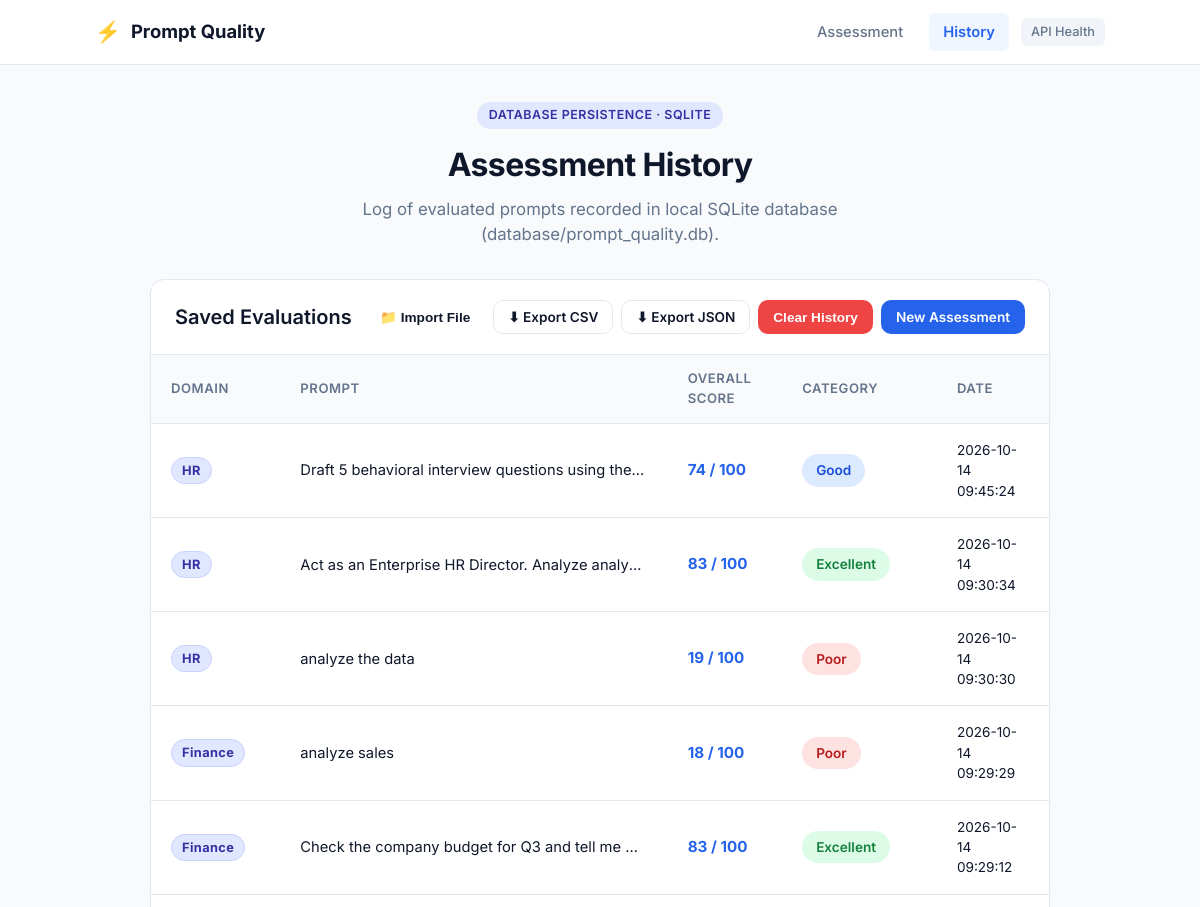
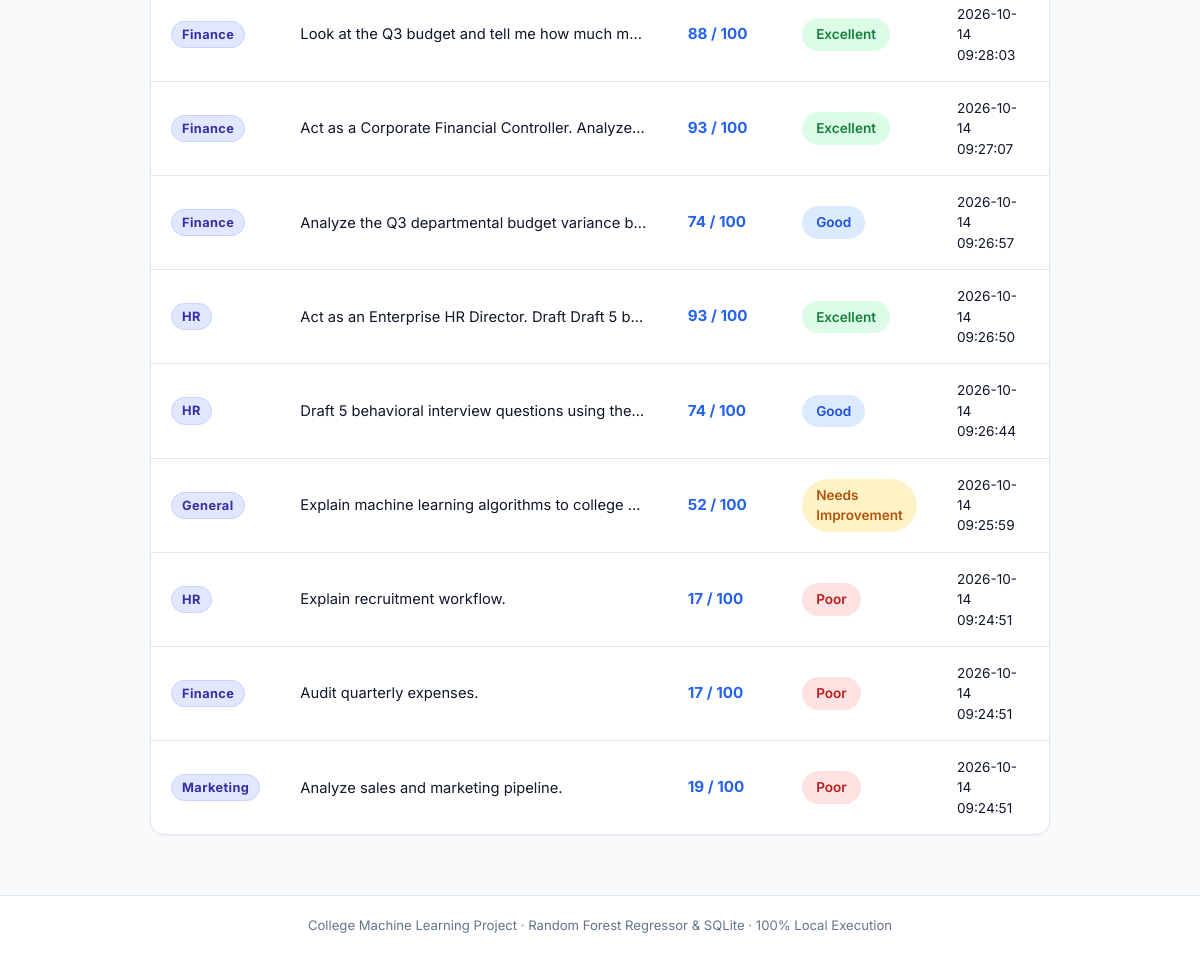
The app's page /history with its own data (2 pictures, top to bottom).
### tables this page shows
CREATE TABLE assessments (
        id INTEGER PRIMARY KEY AUTOINCREMENT,
        prompt TEXT NOT NULL,
        clarity REAL NOT NULL,
        specificity REAL NOT NULL,
        completeness REAL NOT NULL,
        relevance REAL NOT NULL,
        overall_score REAL NOT NULL,
        category TEXT NOT NULL,
        suggestions TEXT NOT NULL,
        improved_prompt TEXT NOT NULL,
        created_at TIMESTAMP DEFAULT CURRENT_TIMESTAMP
    , domain TEXT DEFAULT 'General');

### app.py (the view)
@app.route("/history", methods=["GET", "DELETE"])
@app.route("/api/history", methods=["GET", "DELETE"])
def history_endpoint():
    if request.method == "DELETE":
        clear_all_assessments()
        return jsonify({"success": True, "message": "Assessment history cleared successfully."}), 200
    limit = request.args.get("limit", default=50, type=int)
    history_items = get_all_assessments(limit=limit)
    wants_json = (
        request.headers.get("Accept", "").find("application/json") != -1 or
        request.args.get("format") == "json" or
        request.path.startswith("/api/")
    )
    if wants_json:
        return jsonify(history_items), 200
    return render_template("history.html", history=history_items)

### database/db.py (called while the page is built)
def get_connection():
    os.makedirs(DB_DIR, exist_ok=True)
    conn = sqlite3.connect(DB_PATH)
    conn.row_factory = sqlite3.Row
    return conn

def init_db():
    conn = get_connection()
    cursor = conn.cursor()
    cursor.execute("""
    CREATE TABLE IF NOT EXISTS assessments (
        id INTEGER PRIMARY KEY AUTOINCREMENT,
        domain TEXT DEFAULT 'General',
        prompt TEXT NOT NULL,
        clarity REAL NOT NULL,
        specificity REAL NOT NULL,
        completeness REAL NOT NULL,
        relevance REAL NOT NULL,
        overall_score REAL NOT NULL,
        category TEXT NOT NULL,
        suggestions TEXT NOT NULL,
        improved_prompt TEXT NOT NULL,
        created_at TIMESTAMP DEFAULT CURRENT_TIMESTAMP
    )
    """)
    cursor.execute("PRAGMA table_info(assessments)")
    cols = [col[1] for col in cursor.fetchall()]
    if "domain" not in cols:
        cursor.execute("ALTER TABLE assessments ADD COLUMN domain TEXT DEFAULT 'General'")
    conn.commit()
    conn.close()

### templates/history.html (shortened to what this page needs)
<!DOCTYPE html>
<html lang="en">
<head>
  <link rel="stylesheet" href="/static/style.css">
</head>
<body>
  <div class="app-layout">
    <header class="navbar">
      <div class="nav-container">
        <a href="/" class="brand">
          <span class="brand-icon">⚡</span>
          <span class="brand-text">Prompt Quality</span>
        </a>
        <nav class="nav-links">
          <a href="/" class="nav-link">Assessment</a>
          <a href="/history" class="nav-link active">History</a>
          <a href="/health" target="_blank" class="nav-link badge-link">API Health</a>
        </nav>
      </div>
    </header>
    <main class="main-content">
      <div class="content-wrapper">
        <div class="hero-section">
          <span class="project-tag">Database Persistence · SQLite</span>
          <h1 class="hero-title">Assessment History</h1>
          <p class="hero-subtitle">Log of evaluated prompts recorded in local SQLite database (database/prompt_quality.db).</p>
        </div>
        <section class="card table-card">
          <div class="card-header flex-between">
            <h2>Saved Evaluations</h2>
            <div class="header-actions">
              <button type="button" id="history-import-btn" class="btn btn-sm btn-import">📁 Import File</button>
              <a href="/export/csv" class="btn btn-sm btn-secondary">⬇ Export CSV</a>
              <a href="/export/json" class="btn btn-sm btn-secondary">⬇ Export JSON</a>
              <button id="clear-history-btn" class="btn btn-sm btn-danger" onclick="clearHistory()">Clear History</button>
              <a href="/" class="btn btn-sm btn-primary">New Assessment</a>
            </div>
          </div>
          <div class="table-responsive">
            <table class="data-table">
              <thead>
                <tr>
                  <th style="width: 14%;">Domain</th>
                  <th style="width: 44%;">Prompt</th>
                  <th style="width: 14%;">Overall Score</th>
                  <th style="width: 14%;">Category</th>
                  <th style="width: 14%;">Date</th>
                </tr>
              </thead>
              <tbody id="history-tbody">
                {% for item in history %}
                <tr>
                  <td><span class="domain-result-pill">{{ item.domain or 'General' }}</span></td>
                  <td class="prompt-cell" title="{{ item.prompt }}">{{ item.prompt }}</td>
                  <td><strong class="score-pill">{{ item.overall_score | round | int }} / 100</strong></td>
                  <td>
                    <span class="badge badge-{{ item.category | lower | replace(' ', '-') }}">{{ item.category }}</span>
                  </td>
                  <td class="date-cell">{{ item.created_at }}</td>
                </tr>
                {% else %}
                <tr>
                  <td colspan="5" class="empty-state">No assessments recorded in SQLite yet. Try analyzing a prompt!</td>
                </tr>
                {% endfor %}
              </tbody>
            </table>
          </div>
        </section>
      </div>
    </main>
    <footer class="footer">
      <p>College Machine Learning Project · Random Forest Regressor & SQLite · 100% Local Execution</p>
    </footer>
  </div>
</body>
</html>

### records on screen
assessments: domain "HR", prompt "Draft 5 behavioral interview questions using the…", overall_score "74", category "Good", created_at "2026-10-14 09:45:24"
assessments: domain "HR", prompt "Act as an Enterprise HR Director. Analyze analy…", overall_score "83", category "Excellent", created_at "2026-10-14 09:30:34"
assessments: domain "HR", prompt "analyze the data", overall_score "19", category "Poor", created_at "2026-10-14 09:30:30"
assessments: domain "Finance", prompt "analyze sales", overall_score "18", category "Poor", created_at "2026-10-14 09:29:29"
assessments: domain "Finance", prompt "Check the company budget for Q3 and tell me…", overall_score "83", category "Excellent", created_at "2026-10-14 09:29:12"
assessments: domain "Finance", prompt "Look at the Q3 budget and tell me how much m…", overall_score "88", category "Excellent", created_at "2026-10-14 09:28:03"
assessments: domain "Finance", prompt "Act as a Corporate Financial Controller. Analyze…", overall_score "93", category "Excellent", created_at "2026-10-14 09:27:07"
assessments: domain "Finance", prompt "Analyze the Q3 departmental budget variance b…", overall_score "74", category "Good", created_at "2026-10-14 09:26:57"
assessments: domain "HR", prompt "Act as an Enterprise HR Director. Draft Draft 5 b…", overall_score "93", category "Excellent", created_at "2026-10-14 09:26:50"
assessments: domain "HR", prompt "Draft 5 behavioral interview questions using the…", overall_score "74", category "Good", created_at "2026-10-14 09:26:44"
assessments: domain "General", prompt "Explain machine learning algorithms to college…", overall_score "52", category "Needs Improvement", created_at "2026-10-14 09:25:59"
assessments: domain "HR", prompt "Explain recruitment workflow.", overall_score "17", category "Poor", created_at "2026-10-14 09:24:51"
assessments: domain "Finance", prompt "Audit quarterly expenses.", overall_score "17", category "Poor", created_at "2026-10-14 09:24:51"
assessments: domain "Marketing", prompt "Analyze sales and marketing pipeline.", overall_score "19", category "Poor", created_at "2026-10-14 09:24:51"
